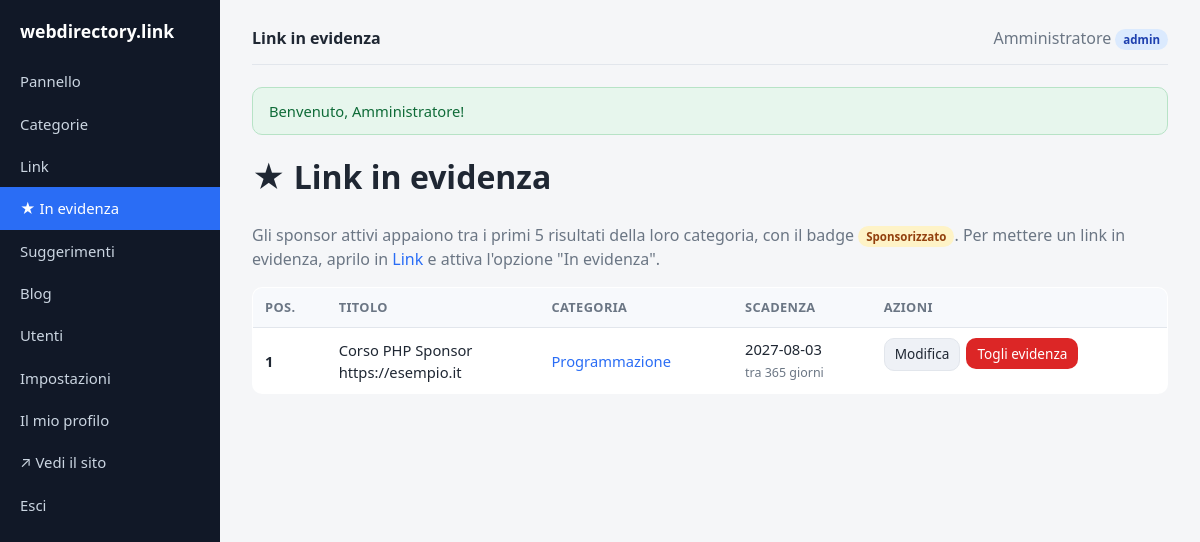
Page /admin/featured (signed in) on the committed database.
### tables this page shows
CREATE TABLE `settings` (
  `key`   VARCHAR(64) NOT NULL,
  `value` TEXT NULL,
  PRIMARY KEY (`key`)
);

CREATE TABLE `links` (
  `id`           INT UNSIGNED NOT NULL AUTO_INCREMENT,
  `category_id`  INT UNSIGNED NOT NULL,
  `title`        VARCHAR(200) NOT NULL,
  `url`          VARCHAR(2048) NOT NULL,
  `description`  TEXT NULL,
  `status`       ENUM('approved','pending') NOT NULL DEFAULT 'approved',
  `submitted_by` VARCHAR(190) NULL,    
  `featured`         TINYINT(1) NOT NULL DEFAULT 0,    
  `featured_position` INT NOT NULL DEFAULT 0,          
  `featured_until`   DATE NULL,                        
  `image_url`    VARCHAR(2048) NULL,                   
  `latitude`     DECIMAL(10,7) NULL,                   
  `longitude`    DECIMAL(10,7) NULL,
  `address`      VARCHAR(255) NULL,                    
  `sort_order`   INT NOT NULL DEFAULT 0,
  `created_at`   DATETIME NOT NULL DEFAULT CURRENT_TIMESTAMP,
  PRIMARY KEY (`id`),
  KEY `idx_links_category` (`category_id`),
  KEY `idx_links_status` (`status`),
  KEY `idx_links_featured` (`featured`,`featured_position`),
  FULLTEXT KEY `ft_links_search` (`title`,`description`),
  CONSTRAINT `fk_links_category` FOREIGN KEY (`category_id`)
      REFERENCES `categories`(`id`) ON DELETE CASCADE
);

CREATE TABLE `categories` (
  `id`          INT UNSIGNED NOT NULL AUTO_INCREMENT,
  `parent_id`   INT UNSIGNED NULL,
  `name`        VARCHAR(160) NOT NULL,
  `slug`        VARCHAR(180) NOT NULL,
  `path`        VARCHAR(2000) NOT NULL DEFAULT '',   
  `description` TEXT NULL,
  `sort_order`  INT NOT NULL DEFAULT 0,
  `created_at`  DATETIME NOT NULL DEFAULT CURRENT_TIMESTAMP,
  PRIMARY KEY (`id`),
  KEY `idx_categories_parent` (`parent_id`),
  KEY `idx_categories_path` (`path`(191)),
  CONSTRAINT `fk_categories_parent` FOREIGN KEY (`parent_id`)
      REFERENCES `categories`(`id`) ON DELETE CASCADE
);

### app/helpers.php (called while the page is built, shortened)
<?php
function e(?string $v): string
{
    return htmlspecialchars((string) $v, ENT_QUOTES | ENT_SUBSTITUTE, 'UTF-8');
}
function setting(string $key, string $default = ''): string
{
    return Setting::get($key, $default);
}
function url(string $path = ''): string
{
    global $CONFIG;
    $base = rtrim($CONFIG['site']['base_url'] ?? '', '/');
    $path = '/' . ltrim($path, '/');
    return $base . ($path === '/' ? '/' : $path);
}
function current_user(): ?array
{
    return $_SESSION['user'] ?? null;
}
function is_admin(): bool
{
    $u = current_user();
    return $u !== null && ($u['role'] ?? '') === 'admin';
}
function take_flash(): array
{
    $f = $_SESSION['flash'] ?? [];
    return $f;
}
function view(string $view, array $data = [], string $layout = 'layout'): void
{
    extract($data, EXTR_SKIP);
    require APP_PATH . '/views/' . $view . '.php';
    $content = ob_get_clean();
    require APP_PATH . '/views/partials/' . $layout . '.php';
}

### app/controllers/AdminController.php (called while the page is built, shortened)
<?php
class AdminController
{
    public static function featured(): void
    {
        self::render('admin/featured', [
            'title'    => 'Link in evidenza',
            'featured' => Link::allFeatured(),
        ]);
    }
    private static function render(string $view, array $data): void
    {
        $data['pending_badge'] = Link::pendingCount();
        view($view, $data, 'admin_layout');
    }
}

### app/config.php (called while the page is built)
<?php
return [
    'db' => [
        'driver'  => getenv('DB_DRIVER') ?: 'mysql',
        'host'    => getenv('DB_HOST') ?: '127.0.0.1',
        'name'    => getenv('DB_NAME') ?: 'dircms',
        'user'    => getenv('DB_USER') ?: 'root',
        'pass'    => getenv('DB_PASS') ?: '',
        'charset' => 'utf8mb4',
    ],
    'site' => [
        'name'     => 'webdirectory.link',
        'base_url' => '',
        'url'      => getenv('SITE_URL') ?: 'https://webdirectory.link',
        'email'    => 'info@webdirectory.link',
        'owner'    => '',
    ],
    'per_page' => 20,
    'adsense' => [
        'client' => getenv('ADSENSE_CLIENT') ?: '',
        'slot'   => getenv('ADSENSE_SLOT') ?: '',
    ],
    'antispam' => [
        'enabled'  => true,
        'min_secs' => 3,
    ],
    'describe' => [
        'meta_enabled' => true,
        'ai_enabled'   => (bool) (getenv('ANTHROPIC_API_KEY')),
        'ai_api_key'   => getenv('ANTHROPIC_API_KEY') ?: '',
        'ai_model'     => 'claude-haiku-4-5',
    ],
];

### app/models/Link.php (called while the page is built, shortened)
<?php
class Link
{
    public static function db(): PDO
    {
        return Database::pdo();
    }
    public static function allFeatured(): array
    {
        return self::db()->query(
            "SELECT l.*, c.name AS category_name, c.path AS category_path
             FROM links l JOIN categories c ON c.id = l.category_id
             WHERE l.featured = 1
             ORDER BY c.path, l.featured_position, l.title"
        )->fetchAll();
    }
}

### app/Database.php (called while the page is built, shortened)
<?php
class Database
{
    private static ?PDO $pdo = null;
    public static function connect(array $cfg): PDO
    {
        $dsn = sprintf(
            'mysql:host=%s;dbname=%s;charset=%s',
            $cfg['host'],
            $cfg['name'],
            $cfg['charset']
        );
        self::$pdo = new PDO($dsn, $cfg['user'], $cfg['pass'], [
            PDO::ATTR_ERRMODE            => PDO::ERRMODE_EXCEPTION,
            PDO::ATTR_DEFAULT_FETCH_MODE => PDO::FETCH_ASSOC,
            PDO::ATTR_EMULATE_PREPARES   => false,
        ]);
        return self::$pdo;
    }
    public static function pdo(): PDO
    {
        return self::$pdo;
    }
}

### app/models/Setting.php (called while the page is built, shortened)
<?php
class Setting
{
    private static ?array $cache = null;
    private static function load(): array
    {
        self::$cache = [];
        try {
            $rows = Database::pdo()->query('SELECT `key`,`value` FROM settings');
            foreach ($rows as $r) {
                self::$cache[$r['key']] = $r['value'];
            }
        } catch (Throwable $e) {
        }
        return self::$cache;
    }
    public static function get(string $key, string $default = ''): string
    {
        $all = self::load();
        $v = $all[$key] ?? null;
        return ($v === null || $v === '') ? $default : $v;
    }
}

### app/views/admin/featured.php (the view, shortened to what this page needs)
<h1>★ Link in evidenza</h1>
<p class="muted">
  Gli sponsor attivi appaiono tra i primi <?= Link::FEATURED_SLOTS ?> risultati della loro categoria,
  con il badge <span class="badge featured">Sponsorizzato</span>.
  Per mettere un link in evidenza, aprilo in <a href="<?= e(url('/admin/links')) ?>">Link</a> e attiva l'opzione "In evidenza".
</p>
<?php if (!$featured): ?>
  <p class="muted">Nessun link in evidenza al momento.</p>
<?php else: ?>
  <table class="data">
    <thead><tr><th>Pos.</th><th>Titolo</th><th>Categoria</th><th>Scadenza</th><th>Azioni</th></tr></thead>
    <tbody>
      <?php foreach ($featured as $l): ?>
        <?php
          $scad = $l['featured_until'] ?? null;
          $giorni = $scad ? (int) ceil((strtotime($scad) - time()) / 86400) : null;
        ?>
        <tr>
          <td><strong><?= (int) $l['featured_position'] ?></strong></td>
          <td><?= e($l['title']) ?><br><span class="url"><?= e($l['url']) ?></span></td>
          <td><a href="<?= e(url($l['category_path'])) ?>" target="_blank"><?= e($l['category_name']) ?></a></td>
          <td>
            <?php if ($scad): ?>
              <?= e($scad) ?>
              <?php if ($giorni !== null): ?>
                <br><span class="muted" style="font-size:.78rem">
                  <?= $giorni >= 0 ? "tra $giorni giorni" : 'scaduto' ?>
                </span>
              <?php endif; ?>
            <?php else: ?>
              <span class="muted">senza scadenza</span>
            <?php endif; ?>
          </td>
          <td class="actions-cell">
            <a class="btn small secondary" href="<?= e(url('/admin/links/' . $l['id'] . '/edit')) ?>">Modifica</a>
            <form method="post" action="<?= e(url('/admin/featured/' . $l['id'] . '/remove')) ?>"
                  onsubmit="return confirm('Togliere l\'evidenza da questo link?');">
              <button class="btn small danger" type="submit">Togli evidenza</button>
            </form>
          </td>
        </tr>
      <?php endforeach; ?>
    </tbody>
  </table>
<?php endif; ?>

### public/index.php (shortened to what this page needs)
<?php
$configFile = APP_PATH . '/config.php';
$CONFIG = require $configFile;
require APP_PATH . '/Database.php';
require APP_PATH . '/helpers.php';
require APP_PATH . '/Describe.php';
require APP_PATH . '/models/Link.php';
require APP_PATH . '/models/Setting.php';
require APP_PATH . '/controllers/AdminController.php';
$uri = parse_url($_SERVER['REQUEST_URI'] ?? '/', PHP_URL_PATH) ?? '/';
$uri = '/' . trim(rawurldecode($uri), '/');
$method = $_SERVER['REQUEST_METHOD'] ?? 'GET';
foreach ($routes as [$rMethod, $pattern, $handler]) {
    if ($rMethod === $method && preg_match($pattern, $uri, $m)) {
        array_shift($m);
        $handler(...$m);
        exit;
    }
}

### app/views/partials/admin_layout.php (shortened to what this page needs)
<?php
$siteName = setting('site_name', $CONFIG['site']['name'] ?? 'Directory');
$flash = take_flash();
$u = current_user();
$uri = parse_url($_SERVER['REQUEST_URI'] ?? '/', PHP_URL_PATH) ?? '';
$nav = function (string $path) use ($uri): string {
    return str_contains($uri, $path) ? 'active' : '';
};
?><!DOCTYPE html>
<html lang="it">
<head>
  <link rel="stylesheet" href="<?= e(url('assets/css/style.css')) ?>">
</head>
<body>
<div class="admin-shell">
  <nav class="admin-nav">
    <a class="brand" href="<?= e(url('/admin')) ?>"><?= e($siteName) ?></a>
    <a class="<?= $uri === url('/admin') || $uri === '/admin' ? 'active' : '' ?>" href="<?= e(url('/admin')) ?>">Pannello</a>
    <a class="<?= $nav('/admin/categories') ?>" href="<?= e(url('/admin/categories')) ?>">Categorie</a>
    <a class="<?= $nav('/admin/links') ?>" href="<?= e(url('/admin/links')) ?>">Link</a>
    <a class="<?= $nav('/admin/featured') ?>" href="<?= e(url('/admin/featured')) ?>">★ In evidenza</a>
    <a class="<?= $nav('/admin/suggestions') ?>" href="<?= e(url('/admin/suggestions')) ?>">
      Suggerimenti
    </a>
    <a class="<?= $nav('/admin/posts') ?>" href="<?= e(url('/admin/posts')) ?>">Blog</a>
    <?php if (is_admin()): ?>
      <a class="<?= $nav('/admin/users') ?>" href="<?= e(url('/admin/users')) ?>">Utenti</a>
      <a class="<?= $nav('/admin/settings') ?>" href="<?= e(url('/admin/settings')) ?>">Impostazioni</a>
    <?php endif; ?>
    <a class="<?= $nav('/admin/profile') ?>" href="<?= e(url('/admin/profile')) ?>">Il mio profilo</a>
    <a href="<?= e(url('/')) ?>">↗ Vedi il sito</a>
    <a href="<?= e(url('/logout')) ?>">Esci</a>
  </nav>
  <div class="admin-main">
    <div class="admin-topbar">
      <strong><?= e($title ?? '') ?></strong>
      <span class="muted">
        <?= e($u['name'] ?? '') ?>
        <span class="badge <?= e($u['role'] ?? 'editor') ?>"><?= e($u['role'] ?? '') ?></span>
      </span>
    </div>
    <?php if (!empty($flash['success'])): ?>
      <div class="alert success"><?= e($flash['success']) ?></div>
    <?php endif; ?>
    <?= $content ?>
  </div>
</div>
</body>
</html>

### assets/css/style.css (style rules this page uses)
:root { --bg:#f5f6f8; --panel:#ffffff; --ink:#1f2733; --muted:#6b7684; --brand:#2a6df5; --brand-dark:#1a52c9; --border:#e2e6ec; --ok:#1f9d55; --warn:#d97706; --danger:#dc2626; --pending:#fff7ed; --radius:10px; --shadow:0 1px 3px rgba(20,30,50,.08); }
* { box-sizing:border-box }
body { margin:0; font-family:system-ui,-apple-system,"Segoe UI",Roboto,Helvetica,Arial,sans-serif; color:var(--ink); background:var(--bg); line-height:1.5; }
a { color:var(--brand); text-decoration:none }
.btn { display:inline-block; padding:8px 16px; border-radius:var(--radius); border:1px solid transparent; background:var(--brand); color:#fff; font-size:.95rem; cursor:pointer; font-family:inherit; }
.btn.small { padding:5px 10px; font-size:.85rem }
.btn.secondary { background:#eef1f6; color:var(--ink); border-color:var(--border) }
.btn.danger { background:var(--danger) }
.alert { padding:12px 16px; border-radius:var(--radius); margin-bottom:18px; font-size:.92rem }
.alert.success { background:#e7f6ed; color:#0f6b38; border:1px solid #b7e3c6 }
.badge { display:inline-block; padding:2px 8px; border-radius:999px; font-size:.72rem; font-weight:600 }
.badge.admin { background:#dbeafe; color:#1e40af }
.badge.featured { background:#fef3c7; color:#92400e }
table.data { width:100%; border-collapse:collapse; background:var(--panel); border:1px solid var(--border); border-radius:var(--radius); overflow:hidden }
table.data th, table.data td { padding:10px 12px; text-align:left; border-bottom:1px solid var(--border); font-size:.92rem }
table.data th { background:#f7f9fc; font-size:.8rem; text-transform:uppercase; letter-spacing:.03em; color:var(--muted) }
table.data tr:last-child td { border-bottom:0 }
.actions-cell { white-space:nowrap; display:flex; gap:6px }
.actions-cell form { display:inline }
.muted { color:var(--muted) }
h1 { margin-top:0 }
.admin-shell { display:flex; min-height:100vh }
.admin-nav { width:220px; background:#111827; color:#cbd5e1; padding:18px 0; flex-shrink:0 }
.admin-nav .brand { color:#fff; font-weight:700; padding:0 20px 16px; font-size:1.1rem; display:block }
.admin-nav a { display:flex; justify-content:space-between; align-items:center; color:#cbd5e1; padding:10px 20px; font-size:.93rem }
.admin-nav a.active { background:var(--brand); color:#fff }
.admin-main { flex:1; padding:26px 32px; max-width:100% }
.admin-topbar { display:flex; justify-content:space-between; align-items:center; margin-bottom:22px; padding-bottom:14px; border-bottom:1px solid var(--border) }

### rows in the picture
settings: value "webdirectory.link"
links: featured_position "1", title "Corso PHP Sponsor", url "https://esempio.it", category.name "Programmazione", featured_until "2027-08-03", featured_until "365"
